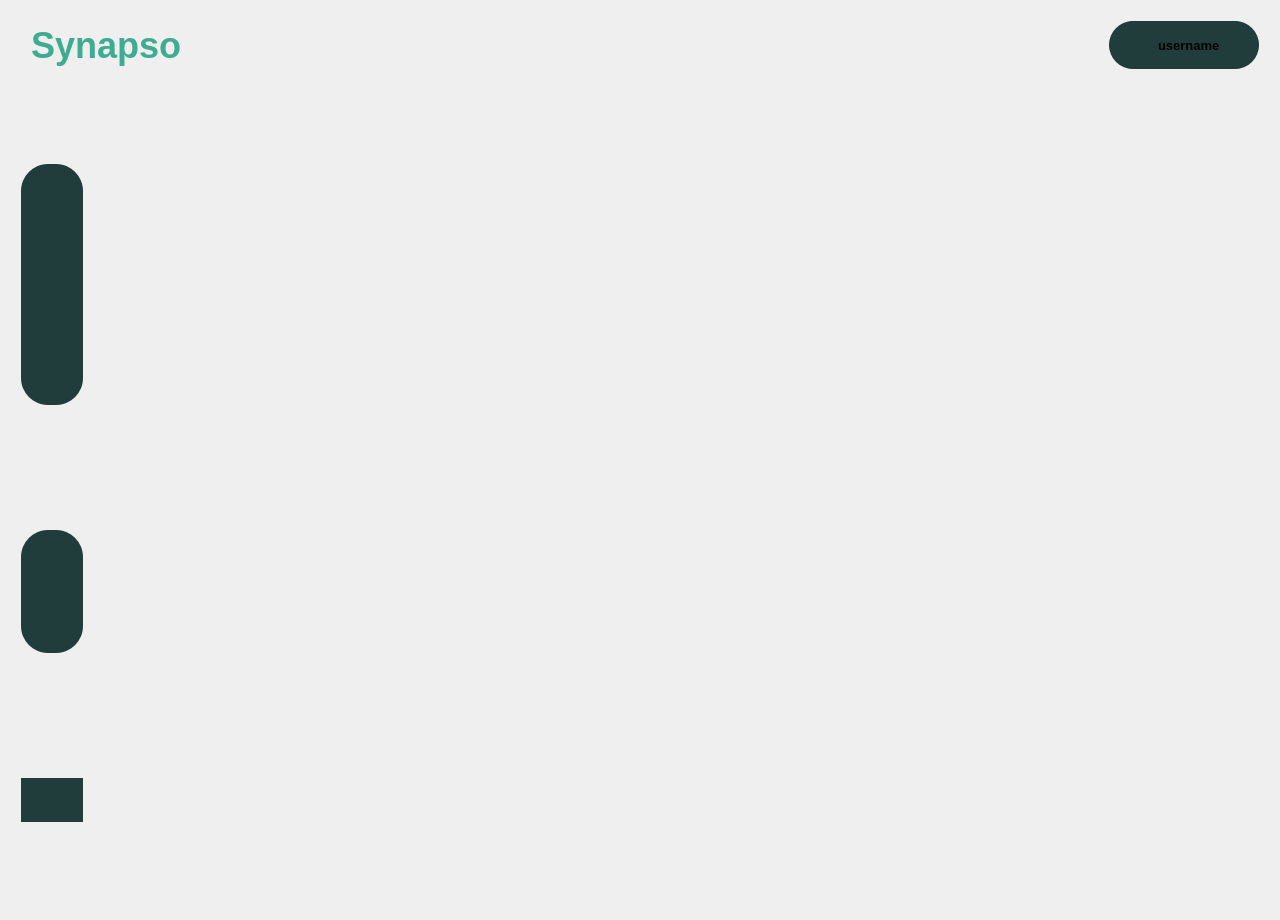
<?xml version="1.0" encoding="UTF-8"?>
<ui version="4.0">
 <class>appWidget</class>
 <widget class="QWidget" name="appWidget">
  <property name="geometry">
   <rect>
    <x>0</x>
    <y>0</y>
    <width>1280</width>
    <height>920</height>
   </rect>
  </property>
  <property name="minimumSize">
   <size>
    <width>1280</width>
    <height>920</height>
   </size>
  </property>
  <property name="windowTitle">
   <string>Synapso - Main Window</string>
  </property>
  <property name="styleSheet">
   <string notr="true">#titleLabel { 
	font: 27pt;
	color: #3EAC91;
	font-weight: 500;
}

#notificationWidget,
#profileWidget {
	background-color: #213D3B;
	border: none;
	border-radius: 24px;
}

#usernameLabel {
	font-weight: 500;
	font-size: 10pt;
}

QPushButton {
    border-radius: 27px;
    padding: 15px;
    outline: none;
}

QPushButton:hover {
    background-color: #1e3735;
}

#primarySidebarWidget,
#secondarySidebarWidget,
#logoutButton {
    background-color: #213D3B;
    border-radius: 27px;
}

#logoutButton:hover {
    background-color: #1e1e1e;
}</string>
  </property>
  <layout class="QHBoxLayout" name="horizontalLayout">
   <item>
    <layout class="QVBoxLayout" name="mainLayout" stretch="0,1">
     <property name="spacing">
      <number>0</number>
     </property>
     <item>
      <widget class="QWidget" name="navbarWidget" native="true">
       <property name="styleSheet">
        <string notr="true"/>
       </property>
       <layout class="QHBoxLayout" name="navigationBarLayout">
        <property name="leftMargin">
         <number>20</number>
        </property>
        <property name="topMargin">
         <number>10</number>
        </property>
        <property name="rightMargin">
         <number>10</number>
        </property>
        <property name="bottomMargin">
         <number>10</number>
        </property>
        <item>
         <widget class="QLabel" name="titleLabel">
          <property name="sizePolicy">
           <sizepolicy hsizetype="Preferred" vsizetype="Preferred">
            <horstretch>0</horstretch>
            <verstretch>0</verstretch>
           </sizepolicy>
          </property>
          <property name="styleSheet">
           <string notr="true"/>
          </property>
          <property name="text">
           <string>Synapso</string>
          </property>
         </widget>
        </item>
        <item>
         <widget class="QWidget" name="profileWidget" native="true">
          <property name="sizePolicy">
           <sizepolicy hsizetype="Maximum" vsizetype="Maximum">
            <horstretch>0</horstretch>
            <verstretch>0</verstretch>
           </sizepolicy>
          </property>
          <property name="styleSheet">
           <string notr="true"/>
          </property>
          <layout class="QHBoxLayout" name="userProfileLayout">
           <property name="spacing">
            <number>10</number>
           </property>
           <property name="topMargin">
            <number>9</number>
           </property>
           <item>
            <widget class="QLabel" name="avatarIcon">
             <property name="sizePolicy">
              <sizepolicy hsizetype="Fixed" vsizetype="Minimum">
               <horstretch>0</horstretch>
               <verstretch>0</verstretch>
              </sizepolicy>
             </property>
             <property name="minimumSize">
              <size>
               <width>30</width>
               <height>30</height>
              </size>
             </property>
             <property name="layoutDirection">
              <enum>Qt::LayoutDirection::LeftToRight</enum>
             </property>
             <property name="styleSheet">
              <string notr="true"/>
             </property>
             <property name="frameShape">
              <enum>QFrame::Shape::NoFrame</enum>
             </property>
             <property name="frameShadow">
              <enum>QFrame::Shadow::Plain</enum>
             </property>
             <property name="text">
              <string/>
             </property>
             <property name="textFormat">
              <enum>Qt::TextFormat::AutoText</enum>
             </property>
             <property name="scaledContents">
              <bool>true</bool>
             </property>
             <property name="alignment">
              <set>Qt::AlignmentFlag::AlignCenter</set>
             </property>
             <property name="wordWrap">
              <bool>false</bool>
             </property>
             <property name="textInteractionFlags">
              <set>Qt::TextInteractionFlag::LinksAccessibleByMouse</set>
             </property>
            </widget>
           </item>
           <item alignment="Qt::AlignmentFlag::AlignHCenter">
            <widget class="QLabel" name="usernameLabel">
             <property name="text">
              <string>username</string>
             </property>
            </widget>
           </item>
           <item alignment="Qt::AlignmentFlag::AlignHCenter|Qt::AlignmentFlag::AlignVCenter">
            <widget class="QLabel" name="dropdrownIcon">
             <property name="minimumSize">
              <size>
               <width>20</width>
               <height>20</height>
              </size>
             </property>
             <property name="maximumSize">
              <size>
               <width>20</width>
               <height>20</height>
              </size>
             </property>
             <property name="text">
              <string/>
             </property>
             <property name="pixmap">
              <pixmap resource="../resources.qrc">:/images/icons/arrow-down.png</pixmap>
             </property>
             <property name="scaledContents">
              <bool>true</bool>
             </property>
            </widget>
           </item>
          </layout>
         </widget>
        </item>
       </layout>
      </widget>
     </item>
     <item>
      <layout class="QHBoxLayout" name="sidebarContentLayout" stretch="0,0">
       <property name="spacing">
        <number>20</number>
       </property>
       <property name="leftMargin">
        <number>10</number>
       </property>
       <item>
        <widget class="QWidget" name="sidebarWidget" native="true">
         <property name="sizePolicy">
          <sizepolicy hsizetype="Maximum" vsizetype="Preferred">
           <horstretch>0</horstretch>
           <verstretch>0</verstretch>
          </sizepolicy>
         </property>
         <property name="styleSheet">
          <string notr="true"/>
         </property>
         <layout class="QVBoxLayout" name="sidebarLayout" stretch="1,1,0">
          <property name="spacing">
           <number>60</number>
          </property>
          <property name="leftMargin">
           <number>0</number>
          </property>
          <property name="topMargin">
           <number>20</number>
          </property>
          <property name="rightMargin">
           <number>0</number>
          </property>
          <property name="bottomMargin">
           <number>20</number>
          </property>
          <item>
           <widget class="QWidget" name="primarySidebarWidget" native="true">
            <property name="sizePolicy">
             <sizepolicy hsizetype="Preferred" vsizetype="Maximum">
              <horstretch>0</horstretch>
              <verstretch>0</verstretch>
             </sizepolicy>
            </property>
            <property name="autoFillBackground">
             <bool>false</bool>
            </property>
            <layout class="QVBoxLayout" name="primaryNavigationLayout">
             <property name="spacing">
              <number>15</number>
             </property>
             <property name="leftMargin">
              <number>0</number>
             </property>
             <property name="topMargin">
              <number>10</number>
             </property>
             <property name="rightMargin">
              <number>0</number>
             </property>
             <property name="bottomMargin">
              <number>10</number>
             </property>
             <item>
              <widget class="QPushButton" name="dashboardButton">
               <property name="styleSheet">
                <string notr="true"/>
               </property>
               <property name="text">
                <string/>
               </property>
               <property name="icon">
                <iconset resource="../resources.qrc">
                 <normaloff>:/images/icons/dashboard.png</normaloff>:/images/icons/dashboard.png</iconset>
               </property>
               <property name="iconSize">
                <size>
                 <width>24</width>
                 <height>24</height>
                </size>
               </property>
              </widget>
             </item>
             <item>
              <widget class="QPushButton" name="gamesButton">
               <property name="styleSheet">
                <string notr="true"/>
               </property>
               <property name="text">
                <string/>
               </property>
               <property name="icon">
                <iconset resource="../resources.qrc">
                 <normaloff>:/images/icons/games.png</normaloff>:/images/icons/games.png</iconset>
               </property>
               <property name="iconSize">
                <size>
                 <width>24</width>
                 <height>24</height>
                </size>
               </property>
              </widget>
             </item>
             <item>
              <widget class="QPushButton" name="achievementButton">
               <property name="styleSheet">
                <string notr="true"/>
               </property>
               <property name="text">
                <string/>
               </property>
               <property name="icon">
                <iconset resource="../resources.qrc">
                 <normaloff>:/images/icons/achievements.png</normaloff>:/images/icons/achievements.png</iconset>
               </property>
               <property name="iconSize">
                <size>
                 <width>24</width>
                 <height>24</height>
                </size>
               </property>
              </widget>
             </item>
             <item>
              <widget class="QPushButton" name="statisticsButton">
               <property name="styleSheet">
                <string notr="true"/>
               </property>
               <property name="text">
                <string/>
               </property>
               <property name="icon">
                <iconset resource="../resources.qrc">
                 <normaloff>:/images/icons/statistics.png</normaloff>:/images/icons/statistics.png</iconset>
               </property>
               <property name="iconSize">
                <size>
                 <width>24</width>
                 <height>24</height>
                </size>
               </property>
              </widget>
             </item>
            </layout>
           </widget>
          </item>
          <item>
           <widget class="QWidget" name="secondarySidebarWidget" native="true">
            <property name="sizePolicy">
             <sizepolicy hsizetype="Preferred" vsizetype="Maximum">
              <horstretch>0</horstretch>
              <verstretch>0</verstretch>
             </sizepolicy>
            </property>
            <property name="styleSheet">
             <string notr="true"/>
            </property>
            <layout class="QVBoxLayout" name="secondaryNavigationLayout">
             <property name="spacing">
              <number>15</number>
             </property>
             <property name="leftMargin">
              <number>0</number>
             </property>
             <property name="topMargin">
              <number>10</number>
             </property>
             <property name="rightMargin">
              <number>0</number>
             </property>
             <property name="bottomMargin">
              <number>10</number>
             </property>
             <item>
              <widget class="QPushButton" name="settingsButton">
               <property name="styleSheet">
                <string notr="true">border-radius: 27px; 
padding: 15px;
outline: none;</string>
               </property>
               <property name="text">
                <string/>
               </property>
               <property name="icon">
                <iconset resource="../resources.qrc">
                 <normaloff>:/images/icons/settings.png</normaloff>:/images/icons/settings.png</iconset>
               </property>
               <property name="iconSize">
                <size>
                 <width>24</width>
                 <height>24</height>
                </size>
               </property>
              </widget>
             </item>
             <item>
              <widget class="QPushButton" name="infoButton">
               <property name="styleSheet">
                <string notr="true">border-radius: 27px; padding: 15px</string>
               </property>
               <property name="text">
                <string/>
               </property>
               <property name="icon">
                <iconset resource="../resources.qrc">
                 <normaloff>:/images/icons/info.png</normaloff>:/images/icons/info.png</iconset>
               </property>
               <property name="iconSize">
                <size>
                 <width>24</width>
                 <height>24</height>
                </size>
               </property>
              </widget>
             </item>
            </layout>
           </widget>
          </item>
          <item>
           <widget class="QPushButton" name="logoutButton">
            <property name="sizePolicy">
             <sizepolicy hsizetype="Minimum" vsizetype="Maximum">
              <horstretch>0</horstretch>
              <verstretch>0</verstretch>
             </sizepolicy>
            </property>
            <property name="text">
             <string/>
            </property>
            <property name="icon">
             <iconset resource="../resources.qrc">
              <normaloff>:/images/icons/logout.png</normaloff>:/images/icons/logout.png</iconset>
            </property>
            <property name="iconSize">
             <size>
              <width>24</width>
              <height>24</height>
             </size>
            </property>
           </widget>
          </item>
         </layout>
         <zorder>secondarySidebarWidget</zorder>
         <zorder>primarySidebarWidget</zorder>
         <zorder>logoutButton</zorder>
        </widget>
       </item>
       <item>
        <widget class="QStackedWidget" name="contentWidget">
         <property name="sizePolicy">
          <sizepolicy hsizetype="Preferred" vsizetype="Preferred">
           <horstretch>120</horstretch>
           <verstretch>0</verstretch>
          </sizepolicy>
         </property>
         <property name="minimumSize">
          <size>
           <width>1200</width>
           <height>1000</height>
          </size>
         </property>
         <property name="styleSheet">
          <string>#titleLabel { 
	font: 27pt;
	color: #3EAC91;
	font-weight: 500;
}

#notificationWidget,
#profileWidget {
	background-color: #213D3B;
	border: none;
	border-radius: 24px;
}

#usernameLabel {
	font-weight: 500;
	font-size: 10pt;
}

QPushButton {
    border-radius: 27px;
    padding: 15px;
    outline: none;
}

QPushButton:hover {
    background-color: #1e3735;
}

#primarySidebarWidget,
#secondarySidebarWidget,
#logoutButton {
    background-color: #213D3B;
    border-radius: 27px;
}

#logoutButton:hover {
    background-color: #1e1e1e;
}</string>
         </property>
         <property name="currentIndex">
          <number>-1</number>
         </property>
        </widget>
       </item>
      </layout>
     </item>
    </layout>
   </item>
  </layout>
 </widget>
 <resources>
  <include location="../resources.qrc"/>
  <include location="../resources.qrc"/>
 </resources>
 <connections/>
</ui>
